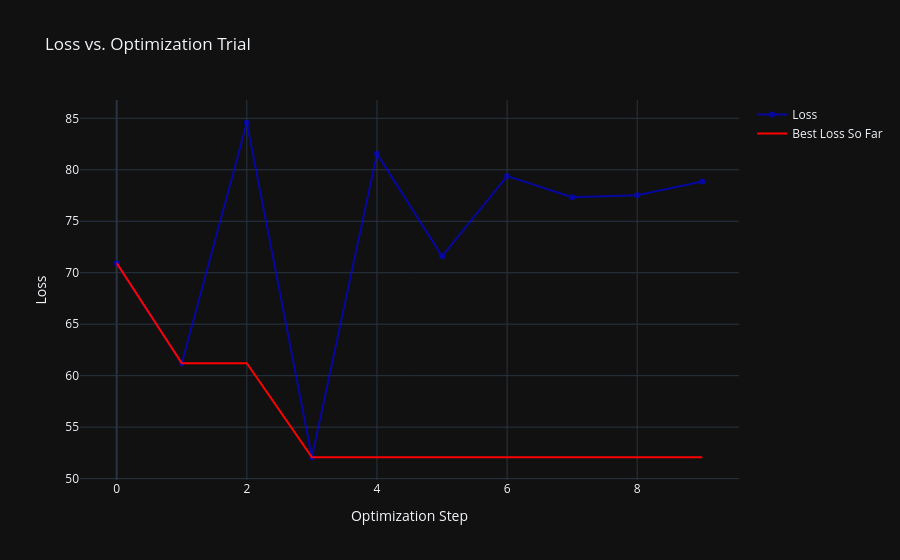

The notebook cell saved with this chart:
### Code cell
circuit_optimizer.plot_loss(save_path=project_setup_yaml.parent / "loss_curve.html", show=True)

### Figure 1 — Plotly figure (JSON) as saved in the notebook; plotly's stock layout.template omitted (floating-point values rounded to 4 significant figures)
{"data": [{"line": {"color": "blue", "width": 2}, "mode": "markers+lines", "name": "Loss", "opacity": 0.6, "type": "scatter", "x": [0, 1, 2, 3, 4, 5, 6, 7, 8, 9], "y": [70.93, 61.21, 84.57, 52.07, 81.57, 71.59, 79.39, 77.33, 77.52, 78.85]}, {"line": {"color": "red", "width": 2}, "mode": "lines", "name": "Best Loss So Far", "type": "scatter", "x": [0, 1, 2, 3, 4, 5, 6, 7, 8, 9], "y": [70.93, 61.21, 61.21, 52.07, 52.07, 52.07, 52.07, 52.07, 52.07, 52.07]}], "layout": {"showlegend": true, "title": {"text": "Loss vs. Optimization Trial"}, "xaxis": {"title": {"text": "Optimization Step"}}, "yaxis": {"title": {"text": "Loss"}}}}
